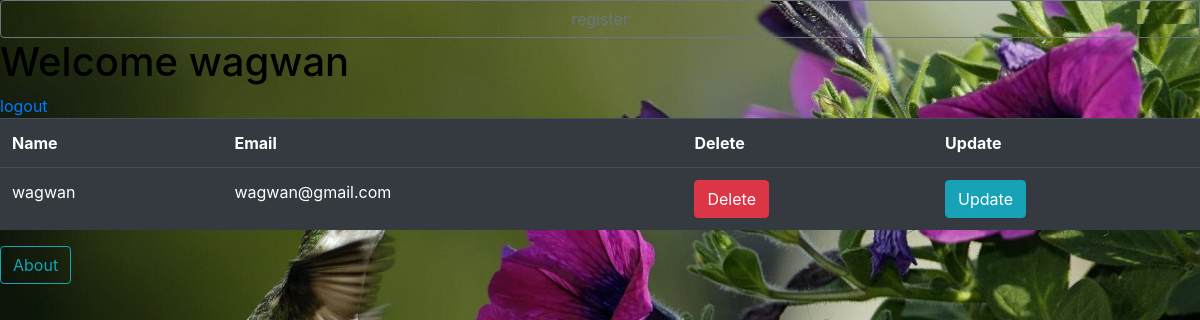
The page /dashboard (signed in) on the database as committed earlier.
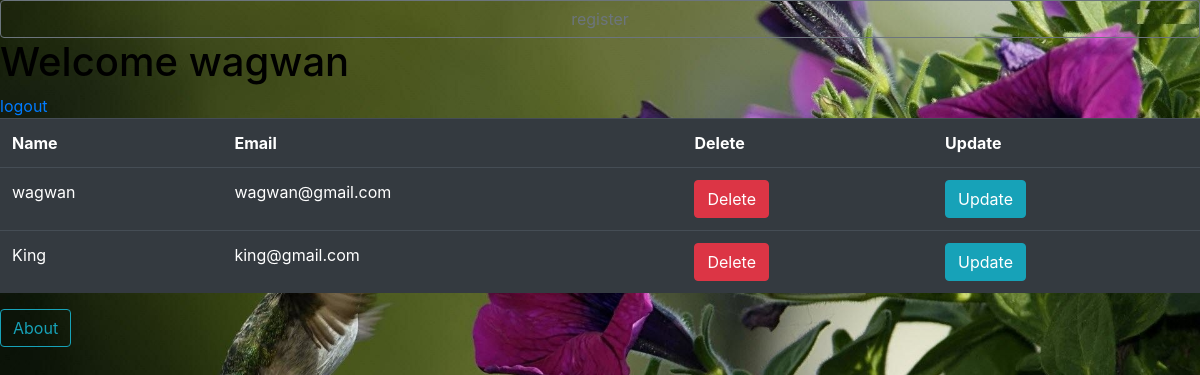
The same page on the database as committed later.
### database.py (models this page shows)
class Users(Model):
    name = CharField()
    email = CharField(unique=True)
    password = CharField()
    class Meta:
        database = db

### app.py (the view)
@app.route('/dashboard')
def dashboard():
    if not session.get("logged_in"):
        return redirect(url_for("login"))
    users = Users.select()
    return render_template("dashboard.html", users=users)

### templates/dashboard.html (shortened to what this page needs)
<!DOCTYPE html>
<html lang="en">
<head>
    <link rel="stylesheet" href="../static/bootstrap/css/bootstrap.css">
</head>
<body>
<a class="btn btn-outline-secondary btn-block" href="/">register</a>
<h1>Welcome {{ session["name"] }}</h1>
<a href="/logout">logout</a>
<table class="table table-hover table-dark">
    <tr>
        <th>Name</th>
        <th>Email</th>
        <th>Delete</th>
        <th>Update</th>
    </tr>
    {% for user in users %}
       <tr>
        <td>{{ user.name }}</td>
        <td>{{ user.email }}</td>
        <td><a class="btn btn-danger" href="/delete/{{user.id}}">Delete</a></td>
        <td><a class="btn btn-info" href="/update/{{ user.id }}">Update</a></td>
       </tr>
    {% endfor %}
</table>
<a href="/about" class="btn btn-outline-info">About</a>
</body>
</html>

### templates/dashboard.html (style rules this page uses)
body { background-color: cyan; background-image: url("../static/assets/newupdate.jpg"); background-repeat: no-repeat; background-size: cover; }
h1 { color: black; }

Rows that differ between the two databases and show on the page:
added Users: name "King", email "king@gmail.com"
